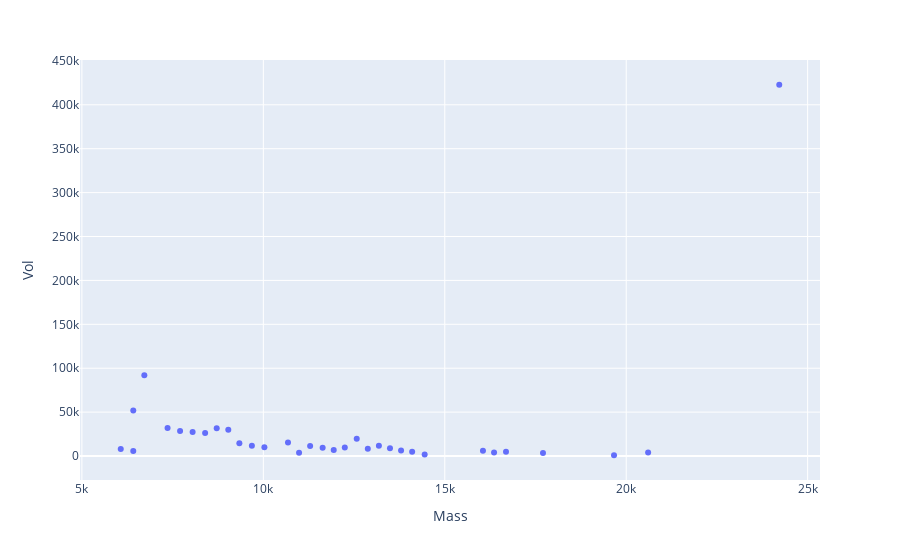
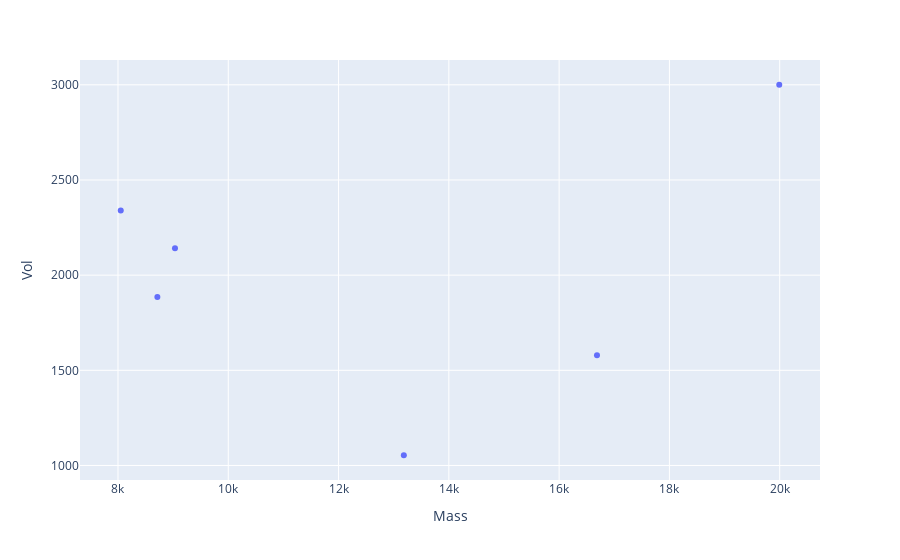

Notebook cell for these charts, in order:
### Code cell
# df_sample = df_mock.copy()
dft = df_glu_3p.copy()
dft.Mass += 14
dfm_3p = match_dfs(dft, df_rsv)
plotly_zone(dfm_3p, y='Vol')
# dft.Mass += M
dft.Mass -= 1
dfm_3p_me = match_dfs(dft, df_rsv)
plotly_zone(dfm_3p_me, y='Vol')

### Figure 1 — Plotly figure (JSON) as saved in the notebook; plotly's stock layout.template omitted (floating-point values rounded to 4 significant figures)
{"data": [{"hovertemplate": "Mass=%{x}<br>Vol=%{y}<extra></extra>", "legendgroup": "", "marker": {"color": "#636efa", "symbol": "circle"}, "mode": "markers", "name": "", "orientation": "v", "showlegend": false, "type": "scatter", "x": [24220.0, 6721.0, 6416.0, 7361.0, 8715.0, 9034.0, 7706.0, 8051.0, 8396.0, 12570.0, 10680.0, 9339.0, 13180.0, 9684.0, 11290.0, 10030.0, 12240.0, 11630.0, 13490.0, 12880.0, 6071.0, 11940.0, 13800.0, 16050.0, 6416.0, 14100.0, 16690.0, 16360.0, 20600.0, 10980.0, 17710.0, 14450.0, 19660.0], "xaxis": "x", "y": [422800.0, 91850.0, 51960.0, 32040.0, 31610.0, 29880.0, 28350.0, 27240.0, 26350.0, 19750.0, 15510.0, 14560.0, 11740.0, 11660.0, 11440.0, 10020.0, 9597.0, 9514.0, 8955.0, 8204.0, 8120.0, 6817.0, 6223.0, 5955.0, 5855.0, 4910.0, 4784.0, 4110.0, 3869.0, 3628.0, 3512, 1598.0, 872.6], "yaxis": "y"}], "layout": {"legend": {"tracegroupgap": 0}, "margin": {"t": 60}, "xaxis": {"anchor": "y", "domain": [0, 1], "title": {"text": "Mass"}}, "yaxis": {"anchor": "x", "domain": [0, 1], "title": {"text": "Vol"}}}}

### Figure 2 — Plotly figure (JSON) as saved in the notebook; plotly's stock layout.template omitted (floating-point values rounded to 4 significant figures)
{"data": [{"hovertemplate": "Mass=%{x}<br>Vol=%{y}<extra></extra>", "legendgroup": "", "marker": {"color": "#636efa", "symbol": "circle"}, "mode": "markers", "name": "", "orientation": "v", "showlegend": false, "type": "scatter", "x": [19990.0, 8050.0, 9033.0, 8714.0, 16690.0, 13180.0], "xaxis": "x", "y": [3000.0, 2340.0, 2141.0, 1885.0, 1579.0, 1054.0], "yaxis": "y"}], "layout": {"legend": {"tracegroupgap": 0}, "margin": {"t": 60}, "xaxis": {"anchor": "y", "domain": [0, 1], "title": {"text": "Mass"}}, "yaxis": {"anchor": "x", "domain": [0, 1], "title": {"text": "Vol"}}}}
